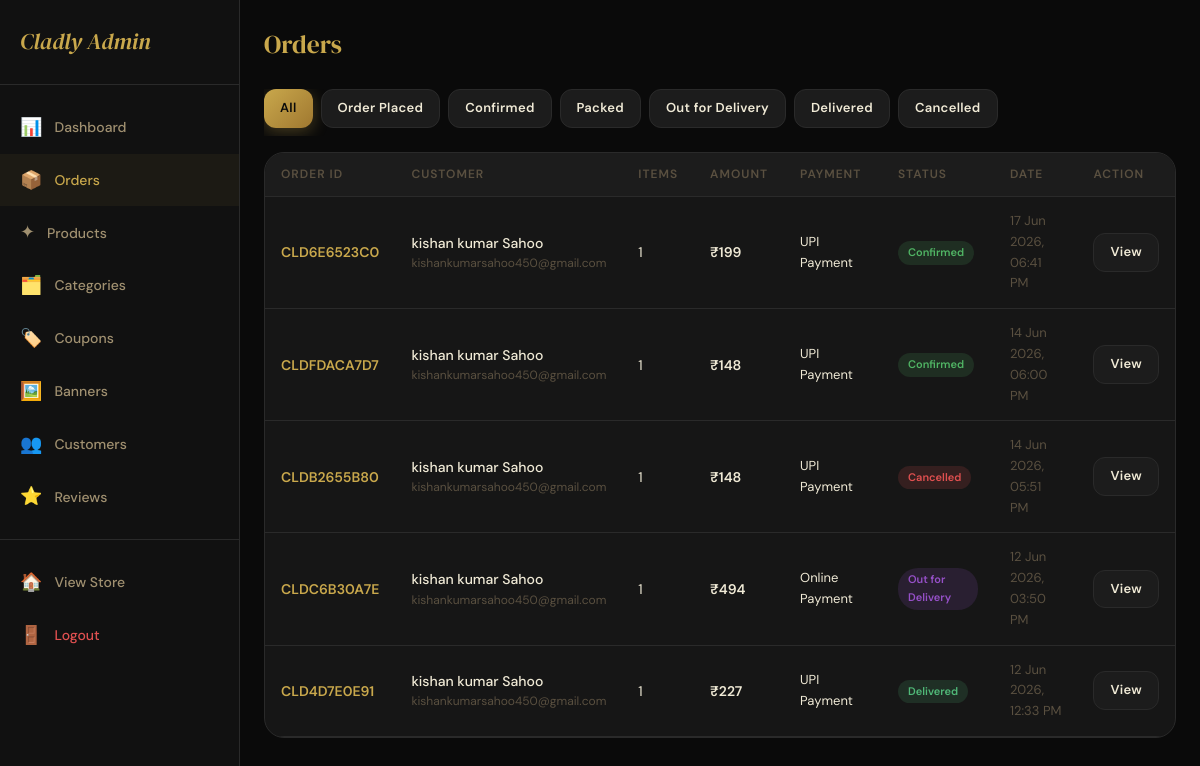
Screenshot of /admin-panel/orders/ (signed in) with the database file from the repository.
### store/models.py (models this page shows, shortened)
class Order(models.Model):
    STATUS_CHOICES = [
        ('placed', 'Order Placed'),
        ('confirmed', 'Confirmed'),
        ('packed', 'Packed'),
        ('out_for_delivery', 'Out for Delivery'),
        ('delivered', 'Delivered'),
        ('cancelled', 'Cancelled'),
    ]
    PAYMENT_CHOICES = [
        ('cod', 'Cash on Delivery'),
        ('upi', 'UPI Payment'),
        ('online', 'Online Payment'),
    ]
    order_id = models.CharField(max_length=20, unique=True)
    user = models.ForeignKey(User, on_delete=models.SET_NULL, null=True, related_name='orders')
    address = models.ForeignKey(Address, on_delete=models.SET_NULL, null=True)
    delivery_name = models.CharField(max_length=150)
    delivery_mobile = models.CharField(max_length=15)
    delivery_address = models.TextField()
    delivery_college = models.CharField(max_length=200, blank=True)
    delivery_city = models.CharField(max_length=100)
    delivery_pincode = models.CharField(max_length=10)
    subtotal = models.DecimalField(max_digits=10, decimal_places=2)
    delivery_charge = models.DecimalField(max_digits=10, decimal_places=2, default=0)
    discount_amount = models.DecimalField(max_digits=10, decimal_places=2, default=0)
    grand_total = models.DecimalField(max_digits=10, decimal_places=2)
    coupon = models.ForeignKey(Coupon, on_delete=models.SET_NULL, null=True, blank=True)
    coupon_code = models.CharField(max_length=50, blank=True)
    payment_method = models.CharField(max_length=20, choices=PAYMENT_CHOICES, default='cod')
    payment_status = models.BooleanField(default=False)
    payment_transaction_id = models.CharField(max_length=200, blank=True)
    razorpay_order_id = models.CharField(max_length=200, blank=True)
    razorpay_payment_id = models.CharField(max_length=200, blank=True)
    razorpay_signature = models.CharField(max_length=500, blank=True)
    status = models.CharField(max_length=30, choices=STATUS_CHOICES, default='placed')
    placed_at = models.DateTimeField(auto_now_add=True)
    updated_at = models.DateTimeField(auto_now=True)
    expected_delivery = models.DateField(null=True, blank=True)
    notes = models.TextField(blank=True)
    cancel_reason = models.TextField(blank=True)
    cancelled_at = models.DateTimeField(null=True, blank=True)
    class Meta:
        ordering = ['-placed_at']

class User(AbstractBaseUser, PermissionsMixin):
    full_name = models.CharField(max_length=150)
    email = models.EmailField(unique=True)
    mobile = models.CharField(max_length=15, unique=True, null=True, blank=True)
    is_active = models.BooleanField(default=True)
    is_staff = models.BooleanField(default=False)
    date_joined = models.DateTimeField(default=timezone.now)
    profile_image = models.ImageField(upload_to='profiles/', null=True, blank=True)
    referral_code = models.CharField(max_length=20, unique=True, blank=True)
    referred_by = models.ForeignKey('self', null=True, blank=True, on_delete=models.SET_NULL, related_name='referrals')
    referral_credits = models.DecimalField(max_digits=10, decimal_places=2, default=0)
    USERNAME_FIELD = 'email'
    REQUIRED_FIELDS = ['full_name']
    objects = UserManager()

### store/views.py (the view)
# urls.py: path('admin-panel/orders/', views.admin_orders, name='admin_orders'),
@user_passes_test(is_admin, login_url='/login/')
def admin_orders(request):
    orders = Order.objects.all().select_related('user').prefetch_related('items')
    status_filter = request.GET.get('status')
    if status_filter:
        orders = orders.filter(status=status_filter)
    paginator = Paginator(orders, 25)
    page = paginator.get_page(request.GET.get('page', 1))
    return render(request, 'store/admin/orders.html', {
        'orders': page,
        'status_choices': Order.STATUS_CHOICES,
        'current_status': status_filter,
    })

### store/context_processors.py (called while the page is built)
def cart_wishlist_count(request):
    cart_count = 0
    wishlist_count = 0
    notif_count = 0
    if request.user.is_authenticated:
        cart_count = Cart.objects.filter(user=request.user).count()
        wishlist_count = Wishlist.objects.filter(user=request.user).count()
        notif_count = Notification.objects.filter(user=request.user, is_read=False).count()
    else:
        session_key = request.session.session_key
        if session_key:
            cart_count = Cart.objects.filter(session_key=session_key).count()
    return {
        'cart_count': cart_count,
        'wishlist_count': wishlist_count,
        'notif_count': notif_count,
    }

def categories_list(request):
    categories = Category.objects.filter(is_active=True).order_by('order', 'name')
    return {'nav_categories': categories}

### store/views.py (called while the page is built)
def is_admin(user):
    return user.is_authenticated and user.is_staff

### store/templates/store/admin/orders.html (shortened to what this page needs)
{% extends 'store/admin/base_admin.html' %}
{% block admin_content %}
<div class="admin-header">
  <div class="admin-page-title">Orders</div>
</div>
<div style="display:flex;gap:8px;overflow-x:auto;padding-bottom:8px;margin-bottom:16px;">
  <a href="?" class="btn btn-sm {% if not current_status %}btn-gold{% else %}btn-dark{% endif %}">All</a>
  {% for val, label in status_choices %}
    <a href="?status={{ val }}" class="btn btn-sm {% if current_status == val %}btn-gold{% else %}btn-dark{% endif %}">{{ label }}</a>
  {% endfor %}
</div>
<div class="table-wrap">
  <table class="data-table">
    <thead>
      <tr><th>Order ID</th><th>Customer</th><th>Items</th><th>Amount</th><th>Payment</th><th>Status</th><th>Date</th><th>Action</th></tr>
    </thead>
    <tbody>
      {% for order in orders %}
        <tr>
          <td style="color:var(--gold);font-weight:600;">{{ order.order_id }}</td>
          <td>
            <div style="font-weight:500;">{{ order.delivery_name }}</div>
            {% if order.user %}<div style="font-size:12px;color:var(--text-muted);">{{ order.user.email }}</div>{% endif %}
          </td>
          <td>{{ order.items.count }}</td>
          <td style="font-weight:600;">₹{{ order.grand_total|floatformat:0 }}</td>
          <td style="font-size:13px;">{{ order.get_payment_method_display }}</td>
          <td><span class="status-badge status-{{ order.status }}">{{ order.get_status_display }}</span></td>
          <td style="color:var(--text-muted);font-size:13px;">{{ order.placed_at|date:"d M Y, h:i A" }}</td>
          <td><a href="{% url 'admin_order_detail' order.order_id %}" class="btn btn-dark btn-sm">View</a></td>
        </tr>
      {% empty %}
        <tr><td colspan="8" style="text-align:center;padding:40px;color:var(--text-muted);">No orders found.</td></tr>
      {% endfor %}
    </tbody>
  </table>
</div>
{% endblock %}

### store/static/store/css/main.css (style rules this page uses)
:root { --gold: #C9A84C; --gold-light: #E8C96A; --gold-dark: #A07830; --gold-pale: #F5EDD6; --black: #0A0A0A; --black-soft: #111111; --black-card: #161616; --surface: #1C1C1C; --border: #2A2A2A; --border-gold: rgba(201,168,76,0.25); --text-primary: #F0EAD6; --text-secondary: #A09070; --text-muted: #5A5040; --white: #FFFFFF; --error: #E05050; --success: #50B878; --warning: #E0A050; --font-display: 'DM Serif Display', 'Playfair Display', Georgia, serif; --font-body: 'DM Sans', system-ui, sans-serif; --radius-sm: 6px; --radius: 12px; --radius-lg: 20px; --radius-xl: 32px; --shadow-gold: 0 4px 24px rgba(201,168,76,0.15); --shadow-deep: 0 8px 40px rgba(0,0,0,0.6); --shadow-card: 0 2px 16px rgba(0,0,0,0.4); --transition: 0.3s cubic-bezier(0.4, 0, 0.2, 1); }
body, .navbar, .category-nav, .product-card, .cart-item, .form-card, .checkout-section, .admin-sidebar, .stat-card, .table-wrap, footer.footer { transition: background-color 0.3s ease, border-color 0.3s ease, color 0.3s ease; }
*, *::before, *::after { box-sizing: border-box; margin: 0; padding: 0; }
html { scroll-behavior: smooth; -webkit-text-size-adjust: 100%; }
body { font-family: var(--font-body); background: var(--black); color: var(--text-primary); font-size: 15px; line-height: 1.6; overflow-x: hidden; }
a { color: var(--gold); text-decoration: none; transition: color var(--transition); }
.btn { display: inline-flex; align-items: center; justify-content: center; gap: 8px; padding: 12px 24px; border-radius: var(--radius); font-family: var(--font-body); font-size: 14px; font-weight: 600; border: none; cursor: pointer; transition: all var(--transition); text-decoration: none; letter-spacing: 0.3px; white-space: nowrap; }
.btn-gold { background: linear-gradient(135deg, var(--gold), var(--gold-dark)); color: var(--black); box-shadow: 0 4px 16px rgba(201,168,76,0.3); }
.btn-dark { background: var(--surface); color: var(--text-primary); border: 1px solid var(--border); }
.btn-sm { padding: 8px 16px; font-size: 13px; }
.admin-header { display: flex; justify-content: space-between; align-items: center; margin-bottom: 24px; }
.admin-page-title { font-family: var(--font-display); font-size: 1.6rem; color: var(--gold); }
.data-table { width: 100%; border-collapse: collapse; }
.data-table th { background: var(--surface); padding: 12px 16px; text-align: left; font-size: 12px; color: var(--text-muted); font-weight: 600; text-transform: uppercase; letter-spacing: 1px; border-bottom: 1px solid var(--border); }
.data-table td { padding: 14px 16px; border-bottom: 1px solid var(--border); font-size: 14px; vertical-align: middle; }
.table-wrap { background: var(--black-card); border: 1px solid var(--border); border-radius: var(--radius-lg); overflow: hidden; overflow-x: auto; }
.status-badge { display: inline-block; padding: 3px 10px; border-radius: 20px; font-size: 11px; font-weight: 600; }
.status-confirmed { background: rgba(80,180,100,0.15); color: #50B464; }
.status-out_for_delivery { background: rgba(150,80,200,0.15); color: #9650C8; }
.status-delivered { background: rgba(80,184,120,0.15); color: var(--success); }
.status-cancelled { background: rgba(224,80,80,0.15); color: var(--error); }

### rows the page displays
Order: order_id "CLD6E6523C0", delivery_name "kishan kumar Sahoo", user.email "kishankumarsahoo450@gmail.com", items.count "1", grand_total "199", payment_method "UPI Payment", status "Confirmed", placed_at "17 Jun 2026, 06:41 PM"
Order: order_id "CLDFDACA7D7", delivery_name "kishan kumar Sahoo", user.email "kishankumarsahoo450@gmail.com", items.count "1", grand_total "148", payment_method "UPI Payment", status "Confirmed", placed_at "14 Jun 2026, 06:00 PM"
Order: order_id "CLDB2655B80", delivery_name "kishan kumar Sahoo", user.email "kishankumarsahoo450@gmail.com", items.count "1", grand_total "148", payment_method "UPI Payment", status "Cancelled", placed_at "14 Jun 2026, 05:51 PM"
Order: order_id "CLDC6B30A7E", delivery_name "kishan kumar Sahoo", user.email "kishankumarsahoo450@gmail.com", items.count "1", grand_total "494", payment_method "Online Payment", status "Out for Delivery", placed_at "12 Jun 2026, 03:50 PM"
Order: order_id "CLD4D7E0E91", delivery_name "kishan kumar Sahoo", user.email "kishankumarsahoo450@gmail.com", items.count "1", grand_total "227", payment_method "UPI Payment", status "Delivered", placed_at "12 Jun 2026, 12:33 PM"

### other values shown
{{ label }} "Order Placed" "Confirmed" "Packed" "Out for Delivery" "Delivered" "Cancelled"
